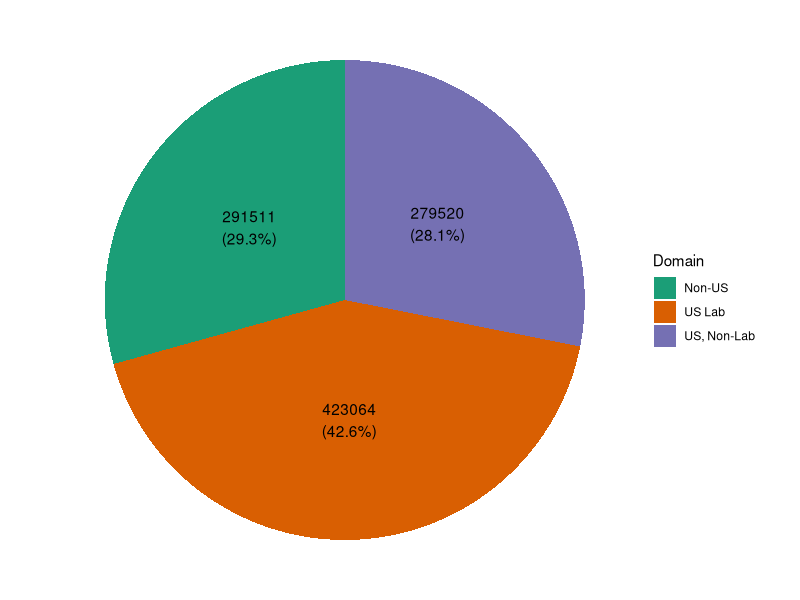
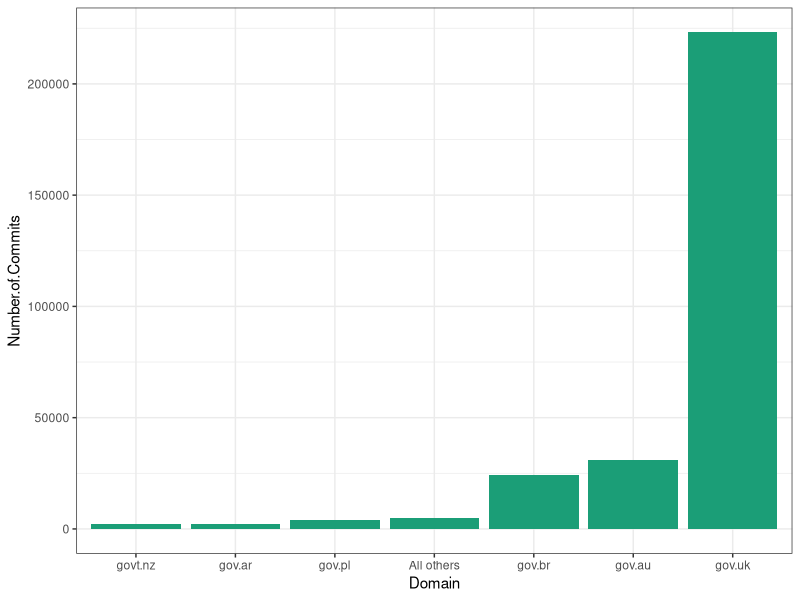
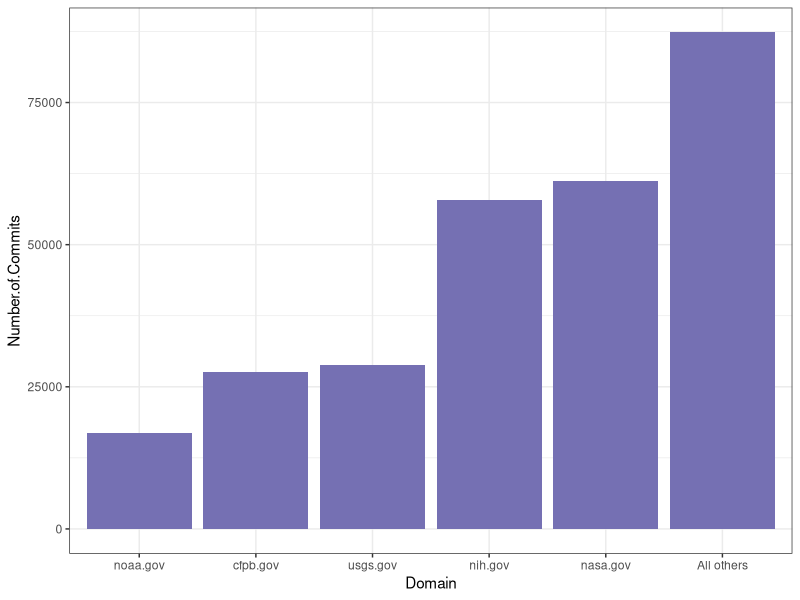
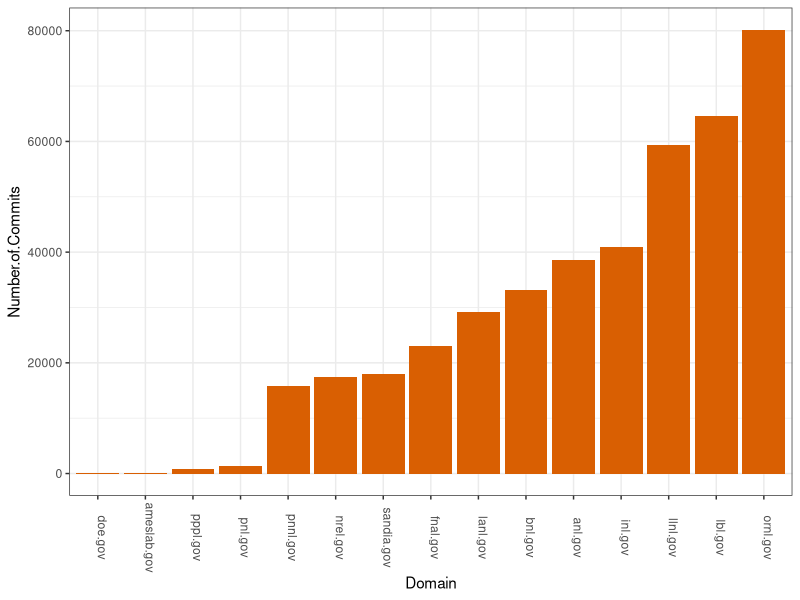
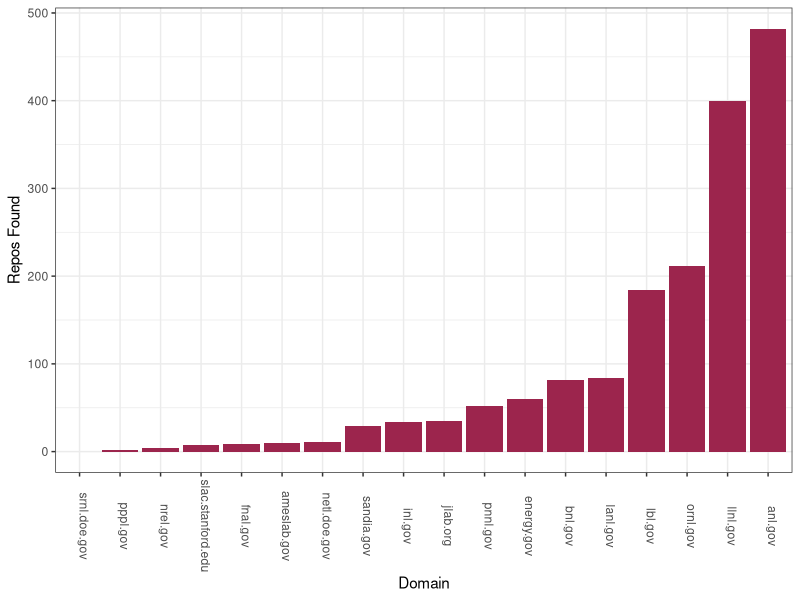

Write the R code that produced these figures, in order.
library(ggplot2)
library(RColorBrewer)
library(forcats)

# Top level
top_level <- data.frame("Domain" = c("Non-US", "US, Non-Lab", "US Lab"), "Commits" = c(291511, 279520, 423064), "Percent of Commits"=c(29.3, 28.1, 42.6))

my_colors <- c(brewer.pal(name="Dark2", n = 3))

p <- ggplot(top_level, aes(x="", y=Percent.of.Commits, fill=Domain))
p <- p + theme_void()
p <- p + geom_bar(stat="identity", width=1)
p <- p + coord_polar("y", start=0) 
p <- p + geom_text(aes(label = paste0(Commits,"\n(", Percent.of.Commits, "%)")), position = position_stack(vjust=0.5))
p <- p + ylab("Percent of Commits") + xlab("")
p <- p + scale_fill_manual(values=my_colors)
p

# Non-US
non_us <- read.table(text="Domain	Number of Commits	 Percent of all Commits	 Percent of Category
gov.uk	223128	22.4	76.5
gov.au	31033	3.1	10.6
gov.br	24196	2.4	8.3
gov.pl	4039	0.4	1.4
gov.ar	2290	0.2	0.8
govt.nz	2105	0.2	0.7
All others	4720	0.5	0.2", header=T, sep="\t")

p <- ggplot(non_us, aes(x=fct_reorder(Domain, Number.of.Commits), y=Number.of.Commits))
p <- p + theme_bw()
p <- p + geom_col(fill=my_colors[1])
p <- p + xlab("Domain")
p

# US Non Lab

non_lab <- read.table(text="Domain	Number of Commits	 Percent of all Commits	 Percent of Category
nasa.gov	61187	6.2	21.9
nih.gov	57859	5.8	20.7
usgs.gov	28786	2.9	10.3
cfpb.gov	27579	2.8	9.9
noaa.gov	16782	1.7	6
All others	87327	8.8	31.2", header=T, sep="\t")

p <- ggplot(non_lab, aes(x=fct_reorder(Domain, Number.of.Commits), y=Number.of.Commits))
p <- p + theme_bw()
p <- p + geom_col(fill=my_colors[3])
p <- p + xlab("Domain")
p


# US Lab

non_lab <- read.table(text="Domain	Number of Commits	 Percent of all Commits	 Percent of Category
ornl.gov	80166	8.1	18.9
lbl.gov	64521	6.5	15.3
llnl.gov	59338	6	14
inl.gov	41001	4.1	9.7
anl.gov	38608	3.9	9.1
bnl.gov	33224	3.3	7.9
lanl.gov	29243	2.9	6.9
fnal.gov	23080	2.3	5.5
sandia.gov	18023	1.8	4.3
nrel.gov	17521	1.8	4.1
pnnl.gov	15860	1.6	3.7
pnl.gov	1440	0.1	0.3
pppl.gov	826	0.1	0.2
ameslab.gov	169	0	0
doe.gov	44	0	0", header=T, sep="\t")

p <- ggplot(non_lab, aes(x=fct_reorder(Domain, Number.of.Commits), y=Number.of.Commits))
p <- p + theme_bw()
p <- p + geom_col(fill=my_colors[2])
p <- p + xlab("Domain")
p <- p + theme(axis.text.x = element_text(angle = 90*3, vjust = 0, hjust=0.5))
p


# Web Scraping

scrape <- read.table(text="Domain	Repos
ameslab.gov	10
anl.gov	482
bnl.gov	82
energy.gov	60
fnal.gov	9
inl.gov	34
jlab.org	35
lanl.gov	84
lbl.gov	184
llnl.gov	400
netl.doe.gov	11
nrel.gov	4
ornl.gov	212
pnnl.gov	52
pppl.gov	2
sandia.gov	29
slac.stanford.edu	8
srnl.doe.gov	0", header=T, sep="\t")

p <- ggplot(scrape, aes(x=fct_reorder(Domain, Repos), y=Repos))
p <- p + theme_bw()
p <- p + geom_col(fill="#9c254d")
p <- p + xlab("Domain") + ylab("Repos Found")
p <- p + theme(axis.text.x = element_text(angle = 90*3, vjust = 0, hjust=0.5))
p
